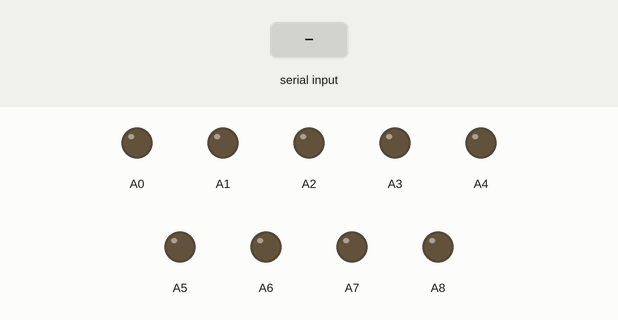
Recording of a sketch running on a simulated Arduino Mega 2560, built with avr-gcc and run on an emulated ATmega2560. Parts: output pins drawn as LEDs (lit = HIGH). Inputs (shaded band) come from the test bench.

Above: at 1.2 s.
1.3 s: "1\n" received over the second serial link
At 2.0 s:
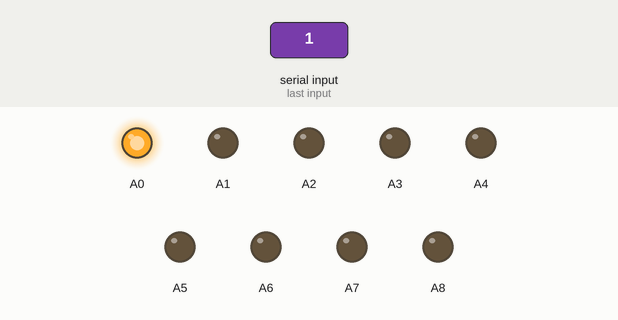
2.8 s: "2\n" received over the second serial link
At 3.1 s:
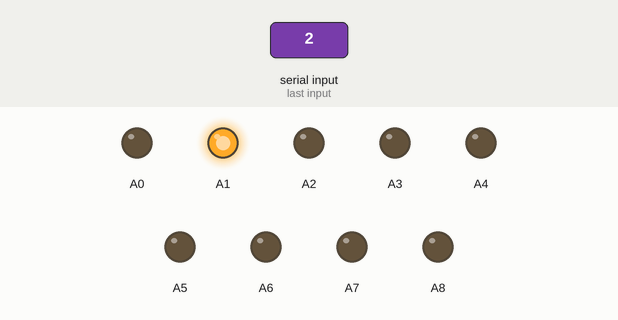
4.3 s: "3\n" received over the second serial link
At 5.5 s:
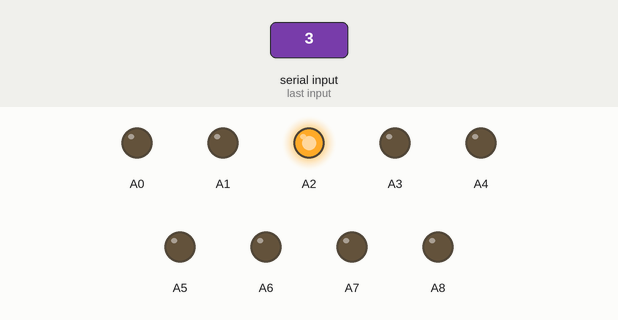
5.8 s: "4\n" received over the second serial link
At 6.6 s:
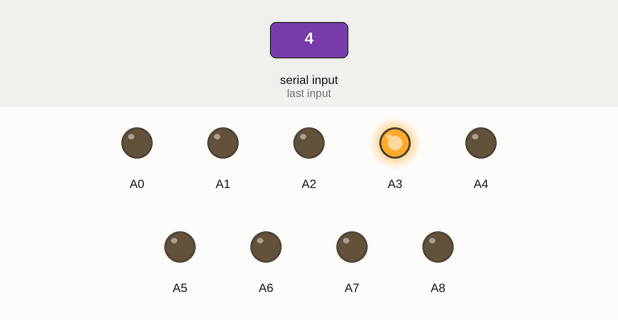
7.3 s: "5\n" received over the second serial link
At 7.7 s:
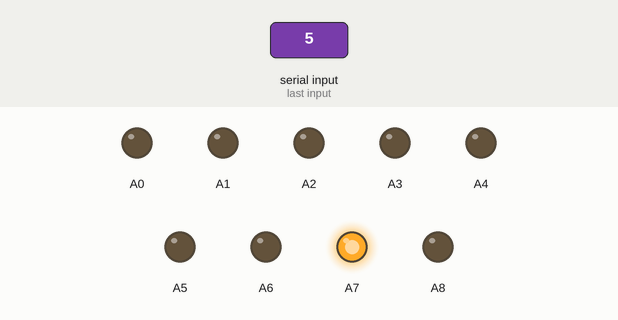
8.8 s: "90,45\n" received over the second serial link
At 10.1 s:
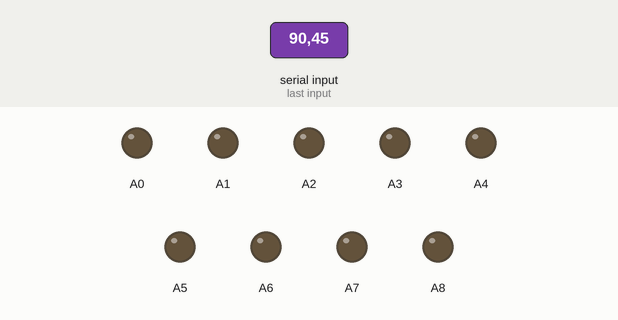
Timing chart, 0 to 11.3 s (numbered marks = the images above; inputs shaded):
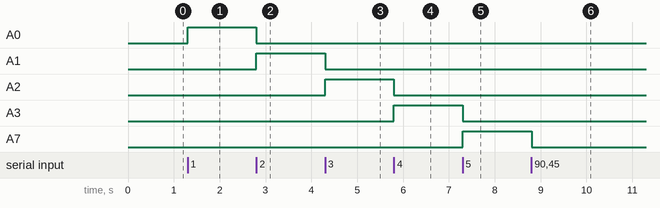

Measured:
- after the input at 1.3 s, A0: LOW → HIGH at once
- after the input at 2.8 s, A0: HIGH → LOW at once; A1: LOW → HIGH at once
- after the input at 4.3 s, A1: HIGH → LOW at once; A2: LOW → HIGH at once
- after the input at 5.8 s, A2: HIGH → LOW at once; A3: LOW → HIGH at once
- after the input at 7.3 s, A3: HIGH → LOW at once; A7: LOW → HIGH at once
- after the input at 8.8 s, A7: HIGH → LOW at once

The sketch:

Terminal.ino
```cpp
void setup(){
  pinMode(A0, OUTPUT);
  pinMode(A1, OUTPUT);
  pinMode(A2, OUTPUT);
  pinMode(A3, OUTPUT);
  pinMode(A7, OUTPUT);
  pinMode(A6, OUTPUT);
  pinMode(A5, OUTPUT);
  pinMode(A4, OUTPUT);
  pinMode(A8, OUTPUT);
  Serial2.begin(9600);
}

void loop(){
  int key = Serial2.parseInt();

  if (key){
    digitalWrite(A0, LOW);
    digitalWrite(A1, LOW);
    digitalWrite(A2, LOW);
    digitalWrite(A3, LOW);
    digitalWrite(A4, LOW);
    digitalWrite(A5, LOW);
    digitalWrite(A6, LOW);
    digitalWrite(A7, LOW);
    digitalWrite(A8, LOW);

    switch(key){
      case 1:
        digitalWrite(A0, HIGH);
        break;
      case 2:
        digitalWrite(A1, HIGH);
        break;
      case 3:
        digitalWrite(A2, HIGH);
        break;
      case 4:
        digitalWrite(A3, HIGH);
        break;
      case 5:
        digitalWrite(A7, HIGH);
        break;
      case 6:
        digitalWrite(A6, HIGH);
        break;
      case 7:
        digitalWrite(A5, HIGH);
        break;
      case 8:
        digitalWrite(A4, HIGH);
        break;
      case 9:
        digitalWrite(A8, HIGH);
        break;
    }
  }
}
```
